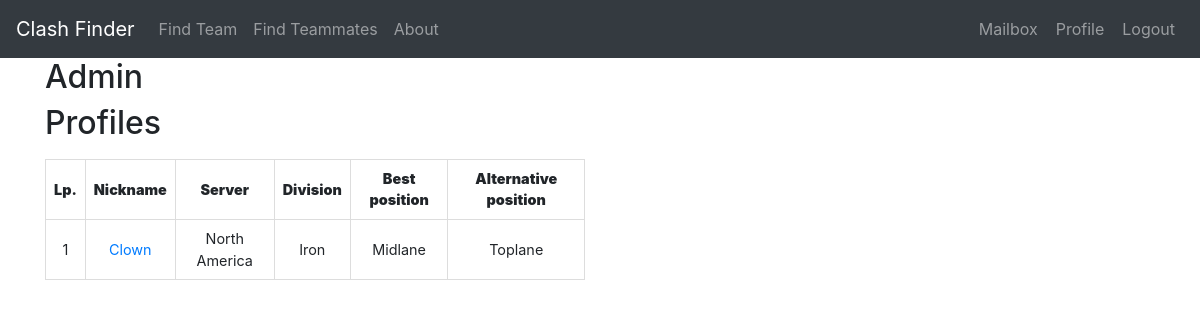
Page /user/admin (signed in) on the committed database.
### models.py (models this page shows, shortened)
class User(UserMixin, db.Model):
    id = db.Column(db.Integer, primary_key=True)
    username = db.Column(db.String(64), index=True, unique=True)
    email = db.Column(db.String(120), unique=True, index=True)
    password_hash = db.Column(db.String(128))
    profiles = db.relationship('Profile', backref='User', lazy='dynamic',
                               cascade="all, delete, delete-orphan")  # powiązanie z kontem uzytkownika
    reports = db.relationship('ReportPlayer', backref='Report', lazy='dynamic',
                              cascade="all, delete, delete-orphan")
    invitation_out = db.relationship('ClashInvitation', backref='teamleader', lazy='dynamic',
                                     cascade="all, delete, delete-orphan")
    request_in = db.relationship('ClashRequest', backref='team_creator', lazy='dynamic',
                                 cascade="all, delete, delete-orphan")

class Profile(UserMixin, db.Model):
    id = db.Column(db.Integer, primary_key=True)
    nickname = db.Column(db.String(64), index=True, unique=True)
    server = db.Column(db.String(10), index=True)
    division = db.Column(db.String(20), index=True)
    best_position = db.Column(db.String(20), index=True)
    alternative_position = db.Column(db.String(20), index=True)
    user_id = db.Column(db.Integer, db.ForeignKey('user.id'))
    clash_team = db.relationship('ClashTeam', backref='host', lazy='dynamic')
    invitation_in = db.relationship('ClashInvitation', backref='invitedguest', lazy='dynamic',
                                    cascade="all, delete, delete-orphan")
    request_out = db.relationship('ClashRequest', backref='candidate', lazy='dynamic',
                                  cascade="all, delete, delete-orphan")
    reported = db.relationship('ReportPlayer', backref='Reported', lazy='dynamic',
                               cascade="all, delete, delete-orphan")

### routes.py (the view)
@app.route('/user/<username>', methods=['GET', 'POST'])
@login_required
def user(username):
    user = User.query.filter_by(username=username).first_or_404()
    profiles = Profile.query.filter_by(user_id=user.id).all()
    if len(profiles) == 0:
        profiles = []
    form = ProfileForm()
    return render_template('user.html', profiles=profiles, form=form, user=user, get_server_short_name=get_server_short_name)

### forms.py (called while the page is built)
def get_server_short_name(server_name):
    for server in servers:
        if server[0] == server_name:
            return server[1]
    return ''

### models.py (called while the page is built)
@login.user_loader
def load_user(id):
    return User.query.get(int(id))

### templates/user.html (shortened to what this page needs)
{% extends "base.html" %}
{% block content %}
<div class="container">
	<div class="row">
		<div class="col-sm-6">
			<h2>{{ user.username | title }}</h2>
			{% if profiles %}
			<div class="account-info">
				<label for="profiles">
					<h2>Profiles</h2>
				</label>
				<table>
					<thead>
						<tr>
							<th><strong>Lp.</strong></th>
							<th><strong>Nickname</strong></th>
							<th><strong>Server</strong></th>
							<th><strong>Division</strong></th>
							<th><strong>Best position</strong></th>
							<th><strong>Alternative position</strong></th>
						</tr>
					</thead>
					<tbody>
						{% for profile in profiles %}
						<tr>
							<td>{{ loop.index }}</td>
							<td><a
									href="{{ url_for('profile', nickname=profile.nickname, server=get_server_short_name(profile.server).lower()) }}">{{
									profile.nickname }}</a></td>
							<td>{{ profile.server }}</td>
							<td>{{ profile.division }}</td>
							<td>{{ profile.best_position }}</td>
							<td>{{ profile.alternative_position }}</td>
						</tr>
						{% endfor %}
					</tbody>
				</table>
			</div>
			{% else %}
			<p>Currently you do not have any Profiles.</p>
			{% endif %}
		</div>
	</div>
</div>
{% endblock %}

### templates/user.html (style rules this page uses)
table { border-collapse: collapse; font-size: 0.9em; border: 1px solid #ddd; }
th { border: 1px solid #ddd; padding: 8px; text-align: center; }
td { border: 1px solid #ddd; padding: 8px; text-align: center; }

### rows in the picture
User: username "Admin"
Profile: nickname "Clown", server "North America", division "Iron", best_position "Midlane", alternative_position "Toplane"
